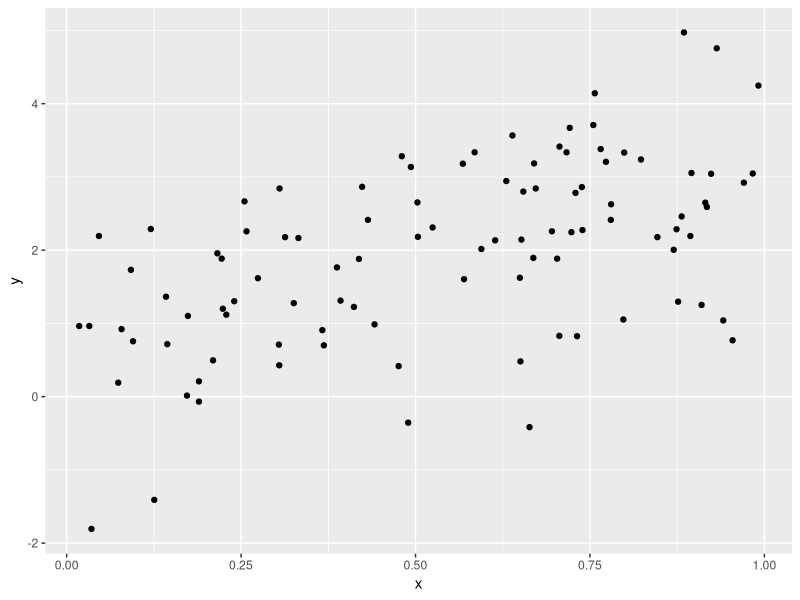

The R source for this figure:
## ---- chunk 1
library(tidyverse)

plot_df = 
  tibble(
    x = runif(100),
    y = 1 + 2 * x + rnorm(100)
  )

plot_df |> 
  ggplot(aes(x = x, y = y)) +
  geom_point()
